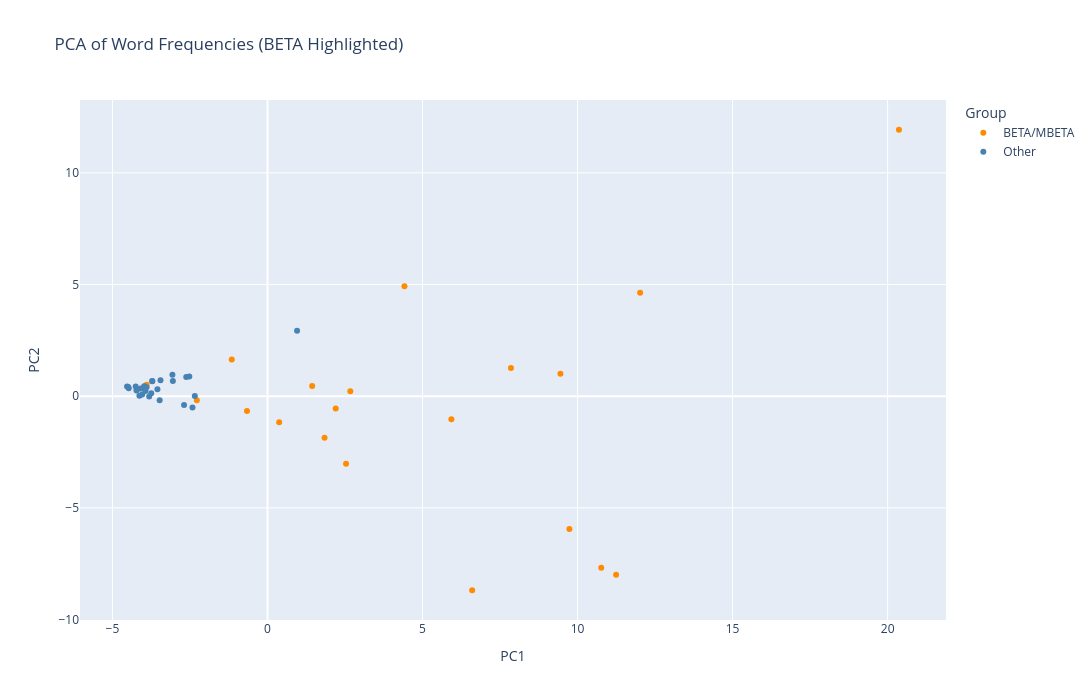

The code cell stored with this chart in its notebook:
### Code cell
# freq_df_scaled = zscore_normalize(dtm_zeta_bottom)
freq_df_scaled = zscore_normalize(dtm_zeta_top)
pca_df, explained, matrix = run_pca_numpy(freq_df_scaled)
plot_pca(pca_df)

### Figure 1 — Plotly figure (JSON) as saved in the notebook; plotly's stock layout.template omitted (floating-point values rounded to 4 significant figures)
{"data": [{"customdata": [["SheGeo93"], ["PowBew21"], ["NeuSle16"], ["BenTim80"], ["WatBli07"], ["EgaDia97"], ["WeiThe11"], ["ReyRev00"], ["SteAna08"], ["NaaNex12"], ["ChiThe98"], ["MunDar07"], ["ChiExh19"], ["WeiPro21"], ["EgaPer94"], ["CixThr14"], ["SteSev15"], ["SteSno92"], ["SagCon85"], ["NivThe74"]], "hovertemplate": "<b>%{hovertext}</b><br><br>Group=BETA/MBETA<br>PC1=%{x}<br>PC2=%{y}<br>Label=%{customdata[0]}<extra></extra>", "hovertext": ["Sheffield_GeorgiaonMyMind_1993_BETA", "Powers_Bewilderment_2021_MBETA", "Neuvel_SleepingGiants_2016_MBETA", "Benford_Timescape_1980_BETA", "Watts_Blindsight_2007_BETA", "Egan_Diaspora_1997_BETA", "Weir_TheMartian_2011_BETA", "Reynolds_RevelationSpace_2000_BETA", "Stephenson_Anathem_2008_BETA", "Naam_Nexus_2012_BETA", "Chiang_TheStoryOfYourLife_1998_BETA", "Munteanu_DarwinsParadox_2007_BETA", "Chiang_Exhalation_2019_BETA", "Weir_Project_2021_BETA", "Egan_PermutationCity_1994_BETA", "Cixin_ThreeBodyProblem_2014_BETA", "Stephenson_Seveneves_2015_BETA", "Stephenson_SnowCrash_1992_BETA", "Sagan_Contact_1985_BETA", "Niven_ThemoteinGodseye_1974_MBETA"], "legendgroup": "BETA/MBETA", "marker": {"color": "darkorange", "symbol": "circle"}, "mode": "markers", "name": "BETA/MBETA", "orientation": "v", "showlegend": true, "text": ["SheGeo93", "PowBew21", "McCThe06", "CroDar16", "ChaAPs21", "NeuSle16", "BenTim80", "ElgNat84", "WatBli07", "EgaDia97", "ManSta14", "AtwThe85", "RobThe20", "EggThe13", "ClaPir20", "GibNeu84", "WeiThe11", "ButPar93", "IshKla21", "LowThe93", "LalThe25", "OkoWho10", "AtwOry03", "ReyRev00", "AldThe17", "SarBli95", "SteAna08", "LeGThe74", "AndAll16", "NaaNex12", "VanAnn14", "ChiThe98", "BazTen17", "MunDar07", "JamThe92", "ChiExh19", "HarOrb24", "OgaThe94", "MaSev18", "WeiPro21", "EgaPer94", "CixThr14", "SteSev15", "SteSno92", "BraThe24", "SagCon85", "NivThe74", "ManSea22", "ChaThe07"], "textposition": "top right", "type": "scatter", "x": [-3.897, 0.3756, -1.154, 2.533, 2.199, 10.76, 4.417, 11.24, 9.447, 1.84, -2.279, -0.6622, 1.44, 12.02, 6.601, 5.929, 20.37, 2.671, 9.737, 7.851], "xaxis": "x", "y": [0.5072, -1.166, 1.64, -3.023, -0.5524, -7.677, 4.924, -7.991, 1.007, -1.86, -0.1841, -0.6572, 0.4559, 4.628, -8.688, -1.031, 11.93, 0.2265, -5.945, 1.265], "yaxis": "y"}, {"customdata": [["McCThe06"], ["CroDar16"], ["ChaAPs21"], ["ElgNat84"], ["ManSta14"], ["AtwThe85"], ["RobThe20"], ["EggThe13"], ["ClaPir20"], ["GibNeu84"], ["ButPar93"], ["IshKla21"], ["LowThe93"], ["LalThe25"], ["OkoWho10"], ["AtwOry03"], ["AldThe17"], ["SarBli95"], ["LeGThe74"], ["AndAll16"], ["VanAnn14"], ["BazTen17"], ["JamThe92"], ["HarOrb24"], ["OgaThe94"], ["MaSev18"], ["BraThe24"], ["ManSea22"], ["ChaThe07"]], "hovertemplate": "<b>%{hovertext}</b><br><br>Group=Other<br>PC1=%{x}<br>PC2=%{y}<br>Label=%{customdata[0]}<extra></extra>", "hovertext": ["McCarthy_TheRoad_2006", "Crouch_DarkMatter_2016", "Chambers_APsalmfortheWild-Built_2021", "Elgin_NativeTongue_1984", "Mandel_StationEleven_2014", "Atwood_TheHandmaidsTale_1985", "Robinson_TheMinistryfortheFuture_2020", "Eggers_TheCircle_2013", "Clarke_Piranesi_2020", "Gibson_Neuromancer_1984", "Butler_ParableoftheSower_1993", "Ishiguro_Klara_2021", "Lowry_TheGiver_1993", "Lalami_TheDreamHotel_2025", "Okorafor_WhoFearsDeath_2010", "Atwood_OryxandCrake_2003", "Alderman_ThePower_2017", "Saramago_Blindness_1995", "LeGuin_TheDispossesed_1974", "Anders_AllTheBirdsintheSky_2016", "Vandermeer_Annihilation_2014", "Bazterrica_TenderistheFlesAgustina_2017", "James_TheChildrenofMen_1992", "Harvey_Orbital_2024", "Ogawa_TheMemoryPolice_1994", "Ma_Severance_2018", "Bradley_TheMinestryofTime_2024", "Mandel_SeaofTranquility_2022", "Chabon_TheYiddishPolicemensUnion_2007"], "legendgroup": "Other", "marker": {"color": "steelblue", "symbol": "circle"}, "mode": "markers", "name": "Other", "orientation": "v", "showlegend": true, "text": ["SheGeo93", "PowBew21", "McCThe06", "CroDar16", "ChaAPs21", "NeuSle16", "BenTim80", "ElgNat84", "WatBli07", "EgaDia97", "ManSta14", "AtwThe85", "RobThe20", "EggThe13", "ClaPir20", "GibNeu84", "WeiThe11", "ButPar93", "IshKla21", "LowThe93", "LalThe25", "OkoWho10", "AtwOry03", "ReyRev00", "AldThe17", "SarBli95", "SteAna08", "LeGThe74", "AndAll16", "NaaNex12", "VanAnn14", "ChiThe98", "BazTen17", "MunDar07", "JamThe92", "ChiExh19", "HarOrb24", "OgaThe94", "MaSev18", "WeiPro21", "EgaPer94", "CixThr14", "SteSev15", "SteSno92", "BraThe24", "SagCon85", "NivThe74", "ManSea22", "ChaThe07"], "textposition": "top right", "type": "scatter", "x": [-4.494, -3.052, -4.224, -2.692, -3.717, -4.251, 0.953, -2.621, -3.957, -2.344, -4.474, -3.966, -4.53, -3.452, -4.041, -3.936, -4.218, -3.067, -2.42, -3.478, -3.718, -4.131, -4.09, -2.522, -3.979, -3.901, -3.551, -3.75, -3.816], "xaxis": "x", "y": [0.4072, 0.6796, 0.2519, -0.3939, 0.6761, 0.4356, 2.931, 0.8588, 0.3264, 0.01471, 0.3606, 0.4304, 0.4336, 0.7101, 0.0785, 0.2362, 0.2875, 0.958, -0.5065, -0.1769, 0.6714, 0.0216, 0.3461, 0.8771, 0.443, 0.402, 0.3142, 0.1359, -0.01827], "yaxis": "y"}], "layout": {"height": 700, "legend": {"title": {"text": "Group"}, "tracegroupgap": 0}, "title": {"text": "PCA of Word Frequencies (BETA Highlighted)"}, "width": 1200, "xaxis": {"anchor": "y", "domain": [0, 1], "title": {"text": "PC1"}}, "yaxis": {"anchor": "x", "domain": [0, 1], "title": {"text": "PC2"}}}}
